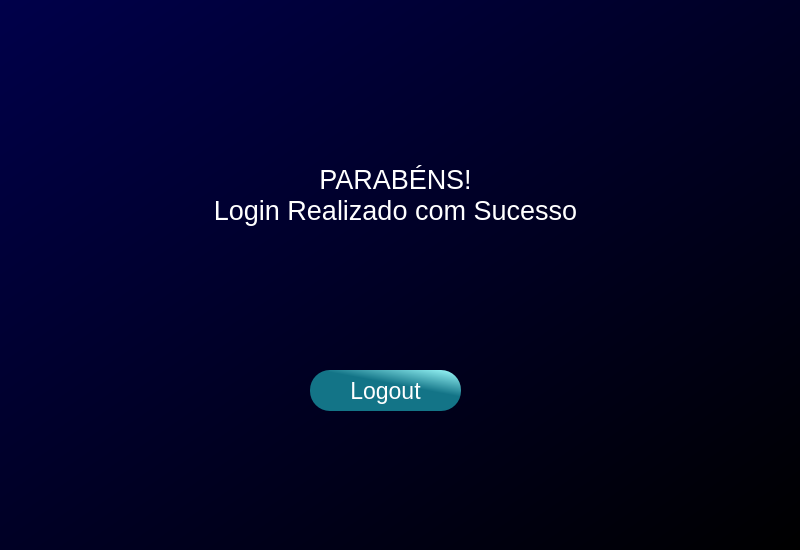
<?xml version="1.0" encoding="UTF-8"?>
<ui version="4.0">
 <class>MainWindow</class>
 <widget class="QMainWindow" name="MainWindow">
  <property name="geometry">
   <rect>
    <x>0</x>
    <y>0</y>
    <width>800</width>
    <height>550</height>
   </rect>
  </property>
  <property name="minimumSize">
   <size>
    <width>800</width>
    <height>550</height>
   </size>
  </property>
  <property name="maximumSize">
   <size>
    <width>850</width>
    <height>550</height>
   </size>
  </property>
  <property name="windowTitle">
   <string>MainWindow</string>
  </property>
  <property name="windowIcon">
   <iconset>
    <normaloff>../INNOVA NET/007marca-png.png</normaloff>../INNOVA NET/007marca-png.png</iconset>
  </property>
  <property name="styleSheet">
   <string notr="true">background-color: qlineargradient(spread:pad, x1:0, y1:0, x2:1, y2:1, stop:0 rgba(0, 0, 74, 255), stop:1 rgba(0, 0, 0, 255));
border-radius: 20px</string>
  </property>
  <widget class="QWidget" name="centralwidget">
   <widget class="QPushButton" name="pushButton">
    <property name="geometry">
     <rect>
      <x>310</x>
      <y>370</y>
      <width>151</width>
      <height>41</height>
     </rect>
    </property>
    <property name="font">
     <font>
      <pointsize>17</pointsize>
     </font>
    </property>
    <property name="styleSheet">
     <string notr="true">background-color: qlineargradient(spread:pad, x1:0.693, y1:0.442, x2:1, y2:0, stop:0 rgba(19, 116, 135, 255), stop:1 rgba(160, 255, 255, 255));
color: rgb(255, 255, 255);
border-radius: 20px</string>
    </property>
    <property name="text">
     <string>Logout</string>
    </property>
   </widget>
   <widget class="QTextEdit" name="textEdit">
    <property name="geometry">
     <rect>
      <x>160</x>
      <y>160</y>
      <width>471</width>
      <height>81</height>
     </rect>
    </property>
    <property name="styleSheet">
     <string notr="true">background-color: qconicalgradient(cx:0.5, cy:0.5, angle:0, stop:0.852273 rgba(255, 255, 255, 0), stop:0.875 rgba(255, 255, 255, 0), stop:0.886364 rgba(255, 255, 255, 0));</string>
    </property>
    <property name="html">
     <string>&lt;!DOCTYPE HTML PUBLIC &quot;-//W3C//DTD HTML 4.0//EN&quot; &quot;http://www.w3.org/TR/REC-html40/strict.dtd&quot;&gt;
&lt;html&gt;&lt;head&gt;&lt;meta name=&quot;qrichtext&quot; content=&quot;1&quot; /&gt;&lt;style type=&quot;text/css&quot;&gt;
p, li { white-space: pre-wrap; }
&lt;/style&gt;&lt;/head&gt;&lt;body style=&quot; font-family:'MS Shell Dlg 2'; font-size:8.25pt; font-weight:400; font-style:normal;&quot;&gt;
&lt;p align=&quot;center&quot; style=&quot; margin-top:0px; margin-bottom:0px; margin-left:0px; margin-right:0px; -qt-block-indent:0; text-indent:0px;&quot;&gt;&lt;span style=&quot; font-size:20pt; color:#ffffff;&quot;&gt;PARABÉNS!&lt;/span&gt;&lt;/p&gt;
&lt;p align=&quot;center&quot; style=&quot; margin-top:0px; margin-bottom:0px; margin-left:0px; margin-right:0px; -qt-block-indent:0; text-indent:0px;&quot;&gt;&lt;span style=&quot; font-size:20pt; color:#ffffff;&quot;&gt;Login Realizado com Sucesso&lt;/span&gt;&lt;/p&gt;&lt;/body&gt;&lt;/html&gt;</string>
    </property>
   </widget>
  </widget>
 </widget>
 <resources/>
 <connections/>
</ui>
